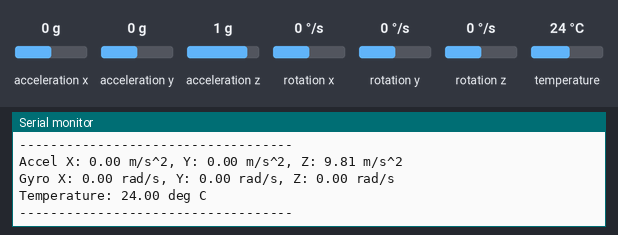
Simulated run of this sketch. Board: Arduino Uno, built with avr-gcc and run on an emulated ATmega328P. On the bench: the last lines printed to the serial monitor. Inputs (shaded band) come from the test bench; at power-on: acceleration x 0 g, acceleration y 0 g, acceleration z 1 g, rotation x 0 °/s, rotation y 0 °/s, rotation z 0 °/s, temperature 24 °C.

Above: at 1.3 s.
1.4 s: acceleration x set to -1.4 g
2.9 s: acceleration y set to -1.4 g
4.4 s: acceleration z set to -1.4 g
5.9 s: rotation x set to -192 °/s
At 6.55 s:
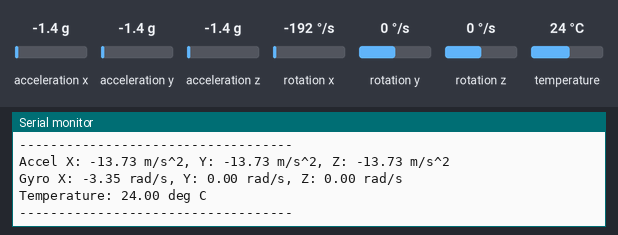
7.4 s: rotation y set to -192 °/s
At 8.09 s:
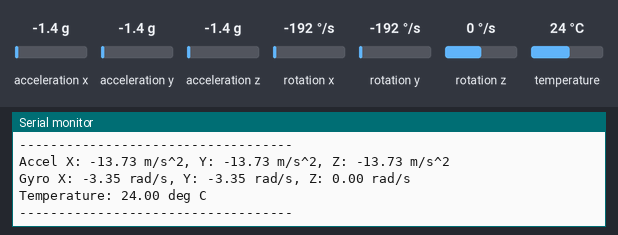

Measured:
- after the input at 5.9 s, the serial monitor: prints a new line after 0.34 s (image 1)
- after the input at 7.4 s, the serial monitor: prints a new line after 0.37 s (image 2)

The sketch:

MPU6050.ino
```cpp
#include <Wire.h>
#include <Adafruit_MPU6050.h>
#include <Adafruit_Sensor.h>

// Create an MPU6050 object
Adafruit_MPU6050 mpu;

void setup() {
  Serial.begin(115200);
  while (!Serial) delay(10);  // Wait for Serial to initialize
  Serial.println("Initializing MPU...");

  // Initialize I2C and MPU6050
  if (!mpu.begin(0x68)) {  // Use 0x68 if AD0 is GND, 0x69 if AD0 is 3.3V
    Serial.println("Failed to find MPU6050 chip. Check wiring!");
    while (1) delay(10);
  }

  Serial.println("MPU6050 Found!");
  mpu.setAccelerometerRange(MPU6050_RANGE_8_G);  // Set accelerometer range
  mpu.setGyroRange(MPU6050_RANGE_500_DEG);      // Set gyroscope range
  mpu.setFilterBandwidth(MPU6050_BAND_21_HZ);   // Set filter bandwidth

  delay(100);
}

void loop() {
  /* Get new sensor events with the Adafruit Unified Sensor API */
  sensors_event_t a, g, temp;
  mpu.getEvent(&a, &g, &temp);

  // Print Accelerometer Data
  Serial.print("Accel X: "); Serial.print(a.acceleration.x); Serial.print(" m/s^2, ");
  Serial.print("Y: "); Serial.print(a.acceleration.y); Serial.print(" m/s^2, ");
  Serial.print("Z: "); Serial.print(a.acceleration.z); Serial.println(" m/s^2");

  // Print Gyroscope Data
  Serial.print("Gyro X: "); Serial.print(g.gyro.x); Serial.print(" rad/s, ");
  Serial.print("Y: "); Serial.print(g.gyro.y); Serial.print(" rad/s, ");
  Serial.print("Z: "); Serial.print(g.gyro.z); Serial.println(" rad/s");

  // Print Temperature
  Serial.print("Temperature: "); Serial.print(temp.temperature); Serial.println(" deg C");

  Serial.println("-----------------------------------");
  delay(500);  // Delay for readability
}
```
